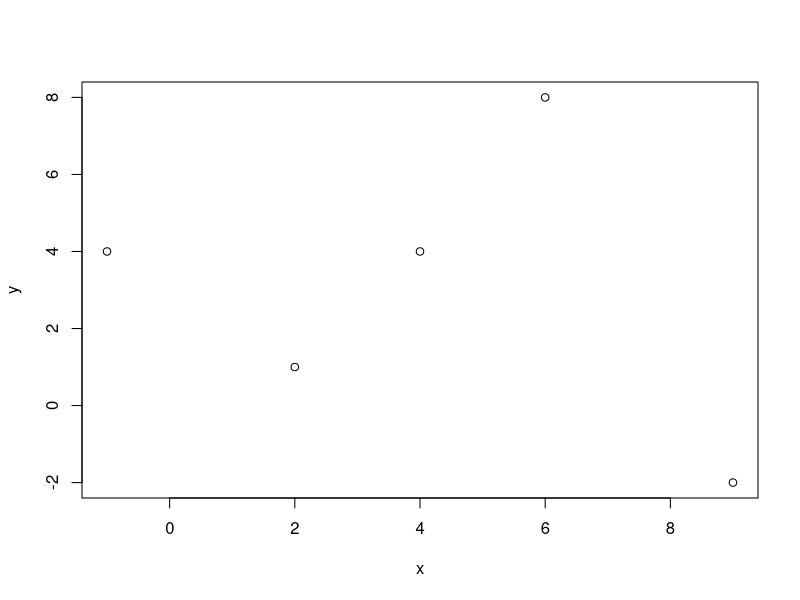
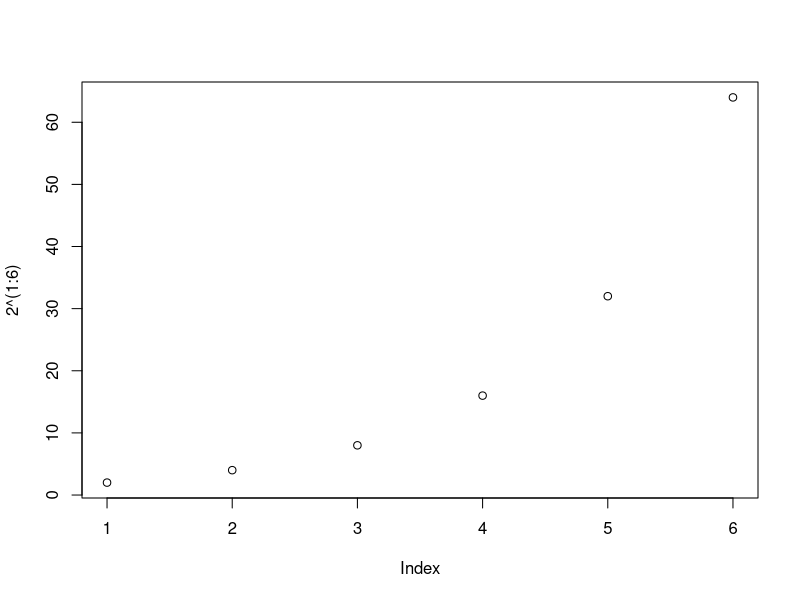
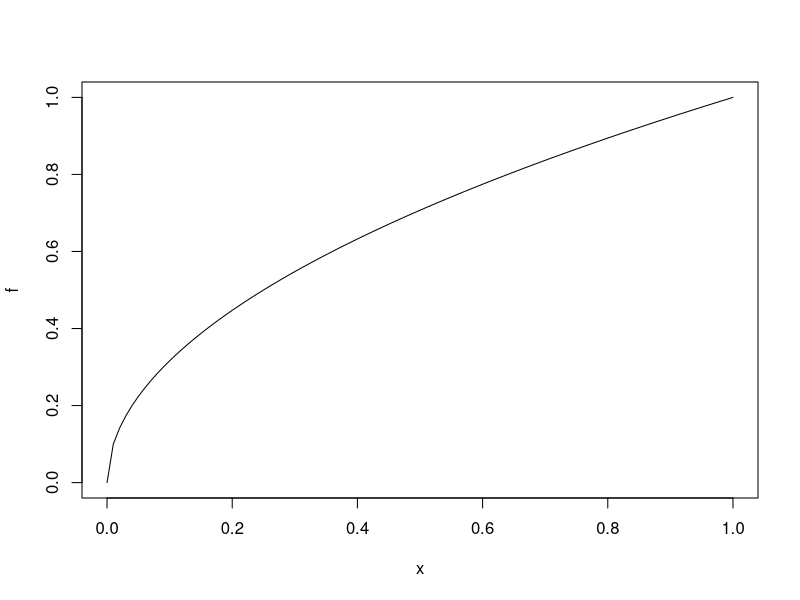
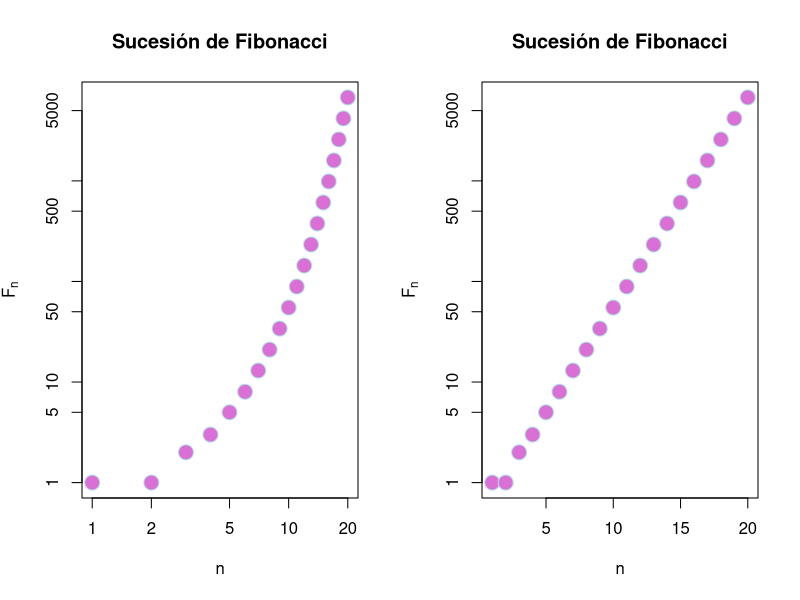
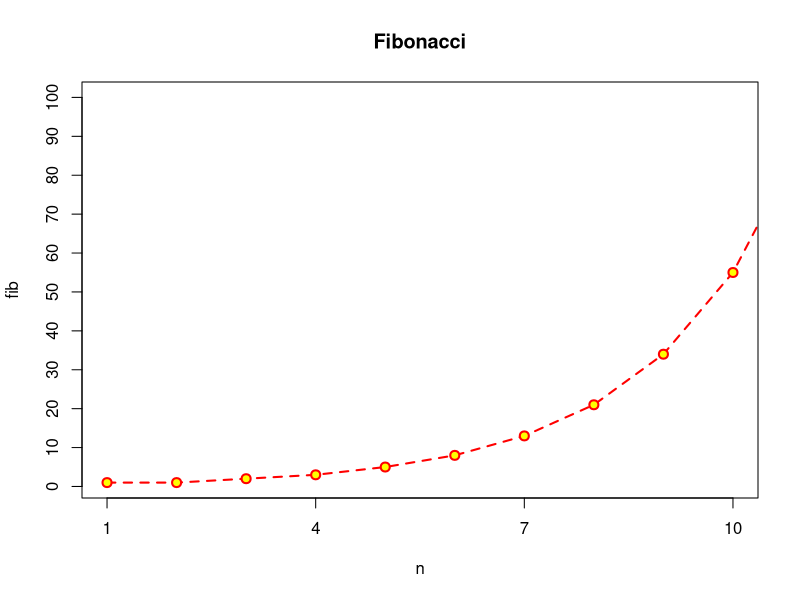
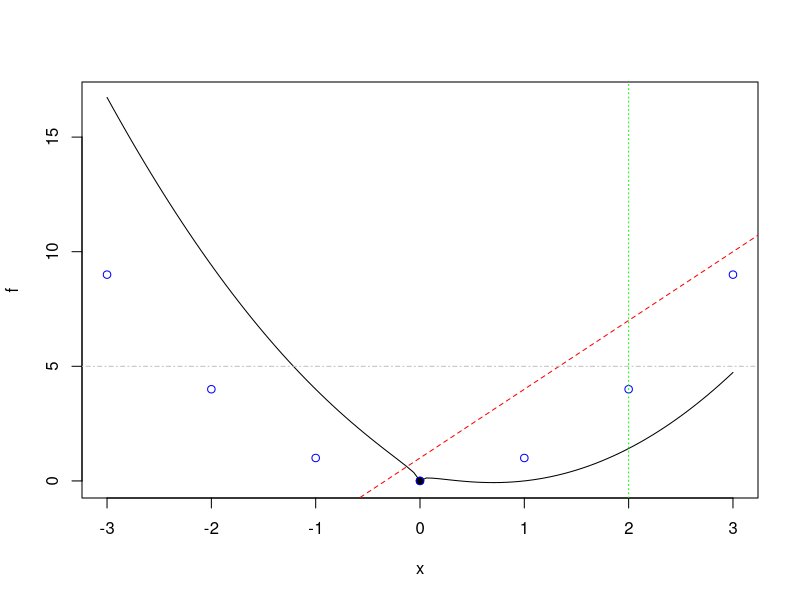
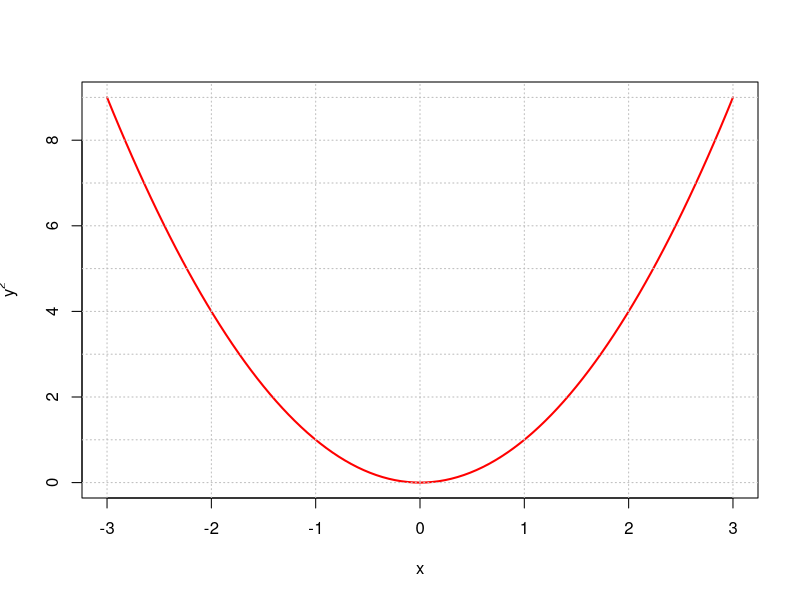
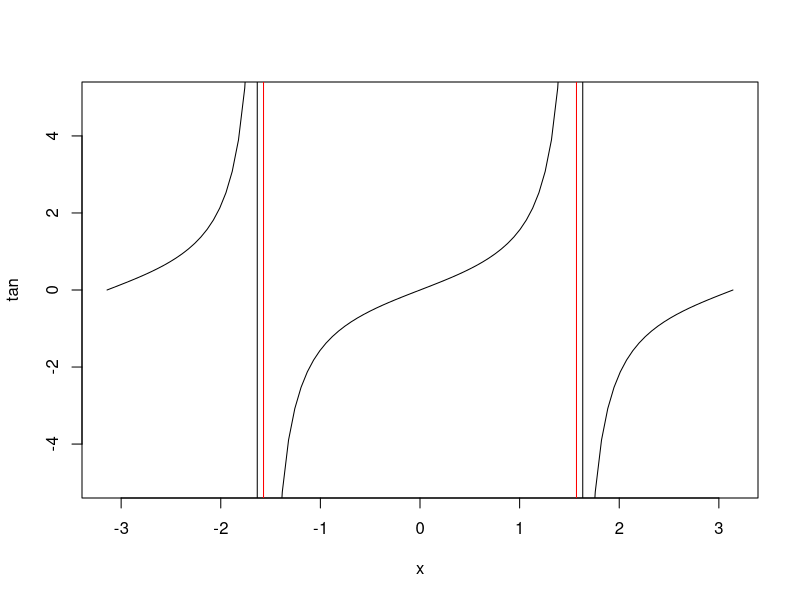

The R script that drew these images, in order:
## ---- chunk 1
knitr::opts_chunk$set(echo = TRUE)
## ---- chunk 2
x = c(2,6,4,9,-1)
y = c(1,8,4,-2,4)
plot(x,y)
## ---- chunk 3
plot(2^(1:6))
## ---- chunk 4
f <- function(x){ sqrt(x) }
plot(f)
## ---- chunk 5
n = 1:20
fib = (1/sqrt(5))*((1+sqrt(5))/2)^n - (1/sqrt(5))*((1-sqrt(5))/2)^n
fib
par(mfrow = c(1,2))
plot(fib, xlab = "n", ylab = expression(F[n]),
     main = "Sucesión de Fibonacci", pch = 21, cex = 2,
     col = "powderblue", bg = "orchid", log = "xy")
plot(fib, xlab = "n", ylab = expression(F[n]),
     main = "Sucesión de Fibonacci", pch = 21, cex = 2,
     col = "powderblue", bg = "orchid", log = "y")
par(mfrow = c(1,1))
## ---- chunk 6
plot(n, fib, pch = 21, col = "red", bg = "yellow", cex = 1.2, 
     main = "Fibonacci",
     type = "o", lty = "dashed", lwd = 2, 
     xlim = c(1,10), ylim = c(1, 100),
     xaxp = c(1,10,3), yaxp = c(0,100, 10))
## ---- chunk 7
f <- function(x){
  x^2 -2*x + sqrt(abs(x))
}
plot(f, xlim = c(-3,3))
points(0,0, pch = 19)
points(-3:3, (-3:3)^2, col = "blue")
abline(1,3, lty = "dashed", col = "red")
abline(v = 2, lty = "dotted", col = "green")
abline(h = 5, lty = "dotdash", col = "gray")
## ---- chunk 8
f <- function(x){x^2}
plot(f, xlim = c(-3,3), col = "red", lwd = 2, ylab = expression(y^2), xlab = "x")
abline(h=0:9, v = -3:3, lty="dotted", col = "grey")
## ---- chunk 9
plot(tan, xlim = c(-pi, pi), ylim = c(-5,5))
abline(v = c(-pi/2, pi/2), col = "red")
## ---- chunk 10
plot(0,0)
text(0,0, labels = "debajo", pos = 1)
text(0,0, labels = "izquierda", pos = 2)
text(0,0, labels = "arriba", pos = 3)
text(0,0, labels = "derecha", pos = 4)
points(0,1)
text(0,1, labels = "centro")
## ---- chunk 11
f <- function(x){x^2}
plot(f, xlim = c(-3,3), ylim = c(-10,10))
points(-3:3, f(-3:3), pch = 19)
lines(-3:3, f(-3:3), lwd = 2, lty = "dotted", col = "red")
curve(x^3, lty = "dashed", col = "blue", add = TRUE)
curve(x^4, lty = "dashed", col = "orangered", add=TRUE)
legend("bottomright", 
       legend = c(expression(x^2), expression(x^3), expression(x^4)), 
       lwd = 2, 
       col = c("red", "blue", "orangered"), 
       lty = c("dotted", "dashed", "dashed")
       )
